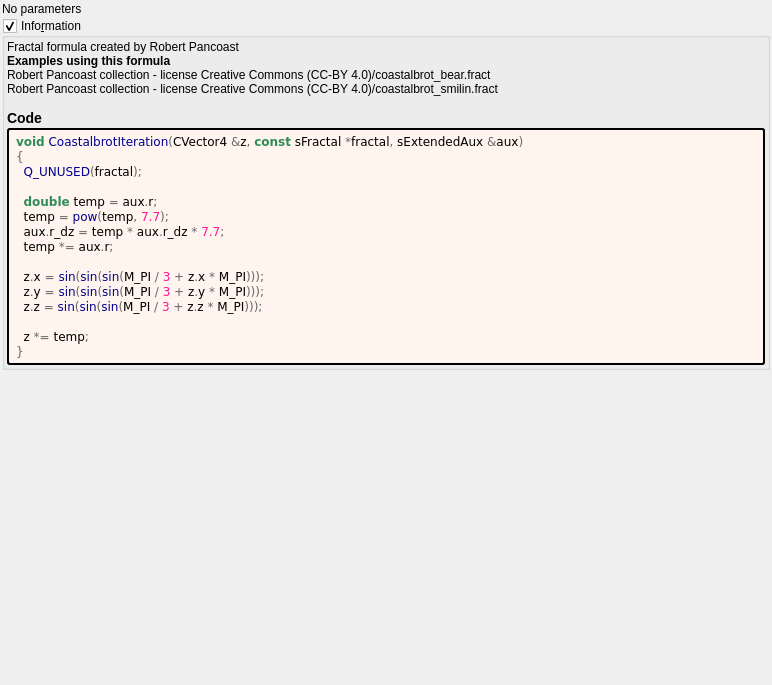
<?xml version="1.0" encoding="UTF-8"?>
<ui version="4.0">
 <class>coastalbrot</class>
 <widget class="QWidget" name="Form">
  <property name="geometry">
   <rect>
    <x>0</x>
    <y>0</y>
    <width>772</width>
    <height>685</height>
   </rect>
  </property>
  <property name="windowTitle">
   <string notr="true">coastalbrot</string>
  </property>
  <layout class="QVBoxLayout" name="verticalLayout">
   <property name="spacing">
    <number>2</number>
   </property>
   <property name="leftMargin">
    <number>2</number>
   </property>
   <property name="topMargin">
    <number>2</number>
   </property>
   <property name="rightMargin">
    <number>2</number>
   </property>
   <property name="bottomMargin">
    <number>2</number>
   </property>
   <item>
    <widget class="QLabel" name="label">
     <property name="text">
      <string>No parameters</string>
     </property>
    </widget>
   </item>
   <item>
    <widget class="MyGroupBox" name="groupCheck_info">
     <property name="title">
      <string>Info&amp;rmation</string>
     </property>
     <property name="flat">
      <bool>false</bool>
     </property>
     <property name="checkable">
      <bool>true</bool>
     </property>
     <layout class="QVBoxLayout" name="verticalLayout_2">
      <property name="spacing">
       <number>2</number>
      </property>
      <property name="leftMargin">
       <number>2</number>
      </property>
      <property name="topMargin">
       <number>2</number>
      </property>
      <property name="rightMargin">
       <number>2</number>
      </property>
      <property name="bottomMargin">
       <number>2</number>
      </property>
      <item>
       <widget class="QLabel" name="label_information_general">
        <property name="text">
         <string notr="true">&lt;p&gt;Fractal formula created by Robert Pancoast&lt;/p&gt;&lt;table&gt;
&lt;/table&gt;
&lt;br&gt;&lt;b&gt;Examples using this formula&lt;/b&gt;&lt;br&gt;Robert Pancoast collection - license Creative Commons (CC-BY 4.0)/coastalbrot_bear.fract&lt;br&gt;Robert Pancoast collection - license Creative Commons (CC-BY 4.0)/coastalbrot_smilin.fract&lt;h3&gt;Code&lt;/h3&gt;</string>
        </property>
        <property name="wordWrap">
         <bool>true</bool>
        </property>
        <property name="openExternalLinks">
         <bool>true</bool>
        </property>
        <property name="textInteractionFlags">
         <set>Qt::LinksAccessibleByMouse|Qt::TextSelectableByMouse</set>
        </property>
       </widget>
      </item>
      <item>
       <widget class="QLabel" name="label_code_content">
        <property name="styleSheet">
         <string notr="true">border-style: outset; border-width: 2px; border-radius: 3px; border-color: black; background-color: #fff5ee; padding: 4px;</string>
        </property>
        <property name="text">
         <string notr="true">&lt;body style=&quot;background-color:#fff5ee&quot;&gt;
&lt;pre style=&quot;color:#000000; background-color:#fff5ee;  font-family:'Courier New',monospace;&quot;&gt;&lt;span style=&quot;color:#2e8b57; font-weight:bold&quot;&gt;void&lt;/span&gt; &lt;span style=&quot;color:#00008f&quot;&gt;CoastalbrotIteration&lt;/span&gt;&lt;span style=&quot;color:#676767&quot;&gt;(&lt;/span&gt;CVector4 &lt;span style=&quot;color:#676767&quot;&gt;&amp;amp;&lt;/span&gt;z&lt;span style=&quot;color:#676767&quot;&gt;,&lt;/span&gt; &lt;span style=&quot;color:#2e8b57; font-weight:bold&quot;&gt;const&lt;/span&gt; sFractal &lt;span style=&quot;color:#676767&quot;&gt;*&lt;/span&gt;fractal&lt;span style=&quot;color:#676767&quot;&gt;,&lt;/span&gt; sExtendedAux &lt;span style=&quot;color:#676767&quot;&gt;&amp;amp;&lt;/span&gt;aux&lt;span style=&quot;color:#676767&quot;&gt;)&lt;/span&gt;
&lt;span style=&quot;color:#676767&quot;&gt;{&lt;/span&gt;
  &lt;span style=&quot;color:#00008f&quot;&gt;Q_UNUSED&lt;/span&gt;&lt;span style=&quot;color:#676767&quot;&gt;(&lt;/span&gt;fractal&lt;span style=&quot;color:#676767&quot;&gt;);&lt;/span&gt;

  &lt;span style=&quot;color:#2e8b57; font-weight:bold&quot;&gt;double&lt;/span&gt; temp &lt;span style=&quot;color:#676767&quot;&gt;=&lt;/span&gt; aux&lt;span style=&quot;color:#676767&quot;&gt;.&lt;/span&gt;r&lt;span style=&quot;color:#676767&quot;&gt;;&lt;/span&gt;
  temp &lt;span style=&quot;color:#676767&quot;&gt;=&lt;/span&gt; &lt;span style=&quot;color:#00008f&quot;&gt;pow&lt;/span&gt;&lt;span style=&quot;color:#676767&quot;&gt;(&lt;/span&gt;temp&lt;span style=&quot;color:#676767&quot;&gt;,&lt;/span&gt; &lt;span style=&quot;color:#ff1493&quot;&gt;7.7&lt;/span&gt;&lt;span style=&quot;color:#676767&quot;&gt;);&lt;/span&gt;
  aux&lt;span style=&quot;color:#676767&quot;&gt;.&lt;/span&gt;r_dz &lt;span style=&quot;color:#676767&quot;&gt;=&lt;/span&gt; temp &lt;span style=&quot;color:#676767&quot;&gt;*&lt;/span&gt; aux&lt;span style=&quot;color:#676767&quot;&gt;.&lt;/span&gt;r_dz &lt;span style=&quot;color:#676767&quot;&gt;*&lt;/span&gt; &lt;span style=&quot;color:#ff1493&quot;&gt;7.7&lt;/span&gt;&lt;span style=&quot;color:#676767&quot;&gt;;&lt;/span&gt;
  temp &lt;span style=&quot;color:#676767&quot;&gt;*=&lt;/span&gt; aux&lt;span style=&quot;color:#676767&quot;&gt;.&lt;/span&gt;r&lt;span style=&quot;color:#676767&quot;&gt;;&lt;/span&gt;

  z&lt;span style=&quot;color:#676767&quot;&gt;.&lt;/span&gt;x &lt;span style=&quot;color:#676767&quot;&gt;=&lt;/span&gt; &lt;span style=&quot;color:#00008f&quot;&gt;sin&lt;/span&gt;&lt;span style=&quot;color:#676767&quot;&gt;(&lt;/span&gt;&lt;span style=&quot;color:#00008f&quot;&gt;sin&lt;/span&gt;&lt;span style=&quot;color:#676767&quot;&gt;(&lt;/span&gt;&lt;span style=&quot;color:#00008f&quot;&gt;sin&lt;/span&gt;&lt;span style=&quot;color:#676767&quot;&gt;(&lt;/span&gt;M_PI &lt;span style=&quot;color:#676767&quot;&gt;/&lt;/span&gt; &lt;span style=&quot;color:#ff1493&quot;&gt;3&lt;/span&gt; &lt;span style=&quot;color:#676767&quot;&gt;+&lt;/span&gt; z&lt;span style=&quot;color:#676767&quot;&gt;.&lt;/span&gt;x &lt;span style=&quot;color:#676767&quot;&gt;*&lt;/span&gt; M_PI&lt;span style=&quot;color:#676767&quot;&gt;)));&lt;/span&gt;
  z&lt;span style=&quot;color:#676767&quot;&gt;.&lt;/span&gt;y &lt;span style=&quot;color:#676767&quot;&gt;=&lt;/span&gt; &lt;span style=&quot;color:#00008f&quot;&gt;sin&lt;/span&gt;&lt;span style=&quot;color:#676767&quot;&gt;(&lt;/span&gt;&lt;span style=&quot;color:#00008f&quot;&gt;sin&lt;/span&gt;&lt;span style=&quot;color:#676767&quot;&gt;(&lt;/span&gt;&lt;span style=&quot;color:#00008f&quot;&gt;sin&lt;/span&gt;&lt;span style=&quot;color:#676767&quot;&gt;(&lt;/span&gt;M_PI &lt;span style=&quot;color:#676767&quot;&gt;/&lt;/span&gt; &lt;span style=&quot;color:#ff1493&quot;&gt;3&lt;/span&gt; &lt;span style=&quot;color:#676767&quot;&gt;+&lt;/span&gt; z&lt;span style=&quot;color:#676767&quot;&gt;.&lt;/span&gt;y &lt;span style=&quot;color:#676767&quot;&gt;*&lt;/span&gt; M_PI&lt;span style=&quot;color:#676767&quot;&gt;)));&lt;/span&gt;
  z&lt;span style=&quot;color:#676767&quot;&gt;.&lt;/span&gt;z &lt;span style=&quot;color:#676767&quot;&gt;=&lt;/span&gt; &lt;span style=&quot;color:#00008f&quot;&gt;sin&lt;/span&gt;&lt;span style=&quot;color:#676767&quot;&gt;(&lt;/span&gt;&lt;span style=&quot;color:#00008f&quot;&gt;sin&lt;/span&gt;&lt;span style=&quot;color:#676767&quot;&gt;(&lt;/span&gt;&lt;span style=&quot;color:#00008f&quot;&gt;sin&lt;/span&gt;&lt;span style=&quot;color:#676767&quot;&gt;(&lt;/span&gt;M_PI &lt;span style=&quot;color:#676767&quot;&gt;/&lt;/span&gt; &lt;span style=&quot;color:#ff1493&quot;&gt;3&lt;/span&gt; &lt;span style=&quot;color:#676767&quot;&gt;+&lt;/span&gt; z&lt;span style=&quot;color:#676767&quot;&gt;.&lt;/span&gt;z &lt;span style=&quot;color:#676767&quot;&gt;*&lt;/span&gt; M_PI&lt;span style=&quot;color:#676767&quot;&gt;)));&lt;/span&gt;

  z &lt;span style=&quot;color:#676767&quot;&gt;*=&lt;/span&gt; temp&lt;span style=&quot;color:#676767&quot;&gt;;&lt;/span&gt;
&lt;span style=&quot;color:#676767&quot;&gt;}&lt;/span&gt;
&lt;/pre&gt;
&lt;/body&gt;</string>
        </property>
        <property name="wordWrap">
         <bool>true</bool>
        </property>
        <property name="openExternalLinks">
         <bool>true</bool>
        </property>
        <property name="textInteractionFlags">
         <set>Qt::LinksAccessibleByMouse|Qt::TextSelectableByMouse</set>
        </property>
       </widget>
      </item>
     </layout>
    </widget>
   </item>
   <item>
    <spacer name="verticalSpacer">
     <property name="orientation">
      <enum>Qt::Vertical</enum>
     </property>
     <property name="sizeHint" stdset="0">
      <size>
       <width>20</width>
       <height>40</height>
      </size>
     </property>
    </spacer>
   </item>
  </layout>
 </widget>
 <customwidgets>
  <customwidget>
   <class>MyGroupBox</class>
   <extends>QGroupBox</extends>
   <header>my_group_box.h</header>
   <container>1</container>
  </customwidget>
 </customwidgets>
 <tabstops>
  <tabstop>groupCheck_info</tabstop>
 </tabstops>
 <resources/>
 <connections/>
</ui>
